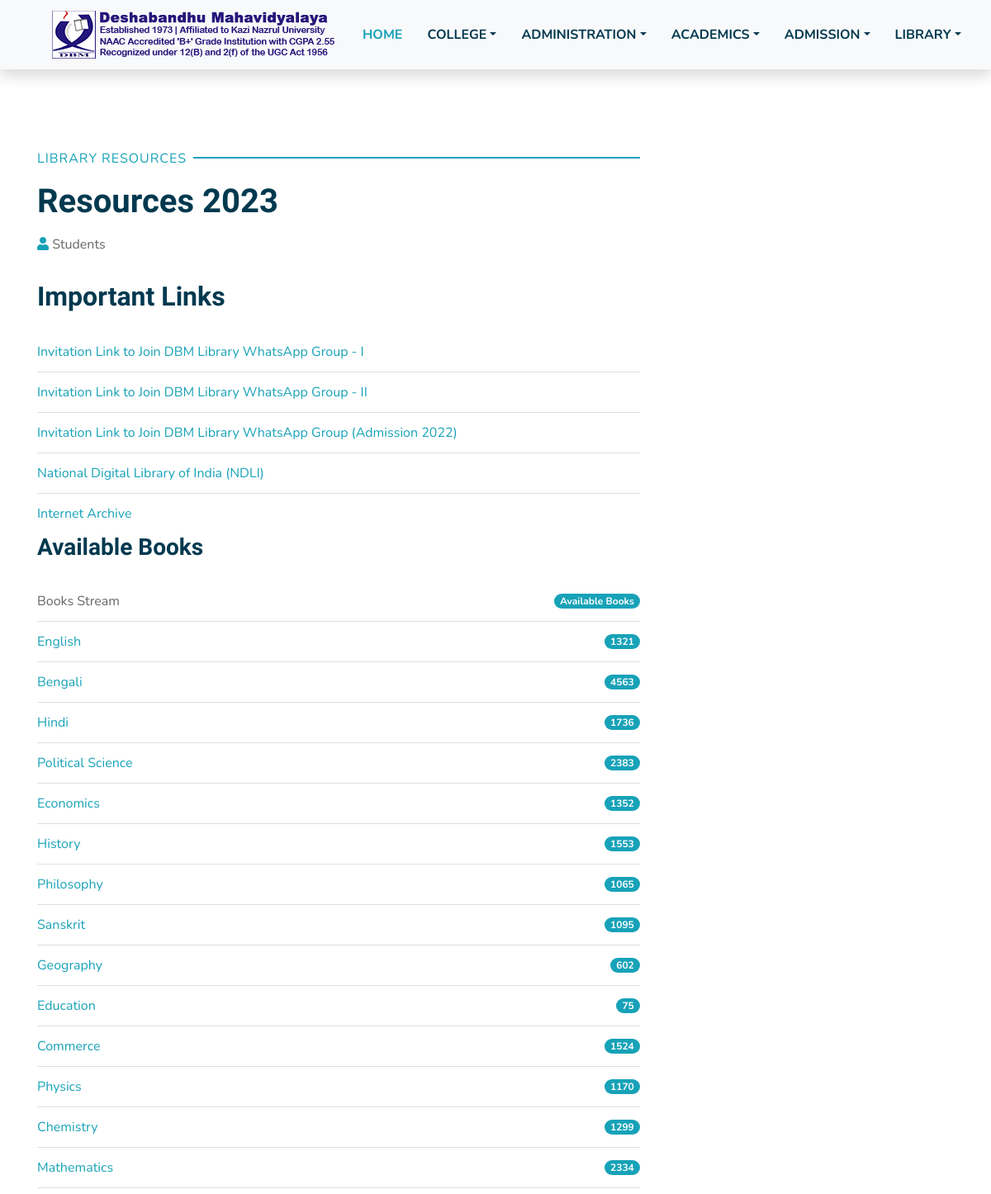
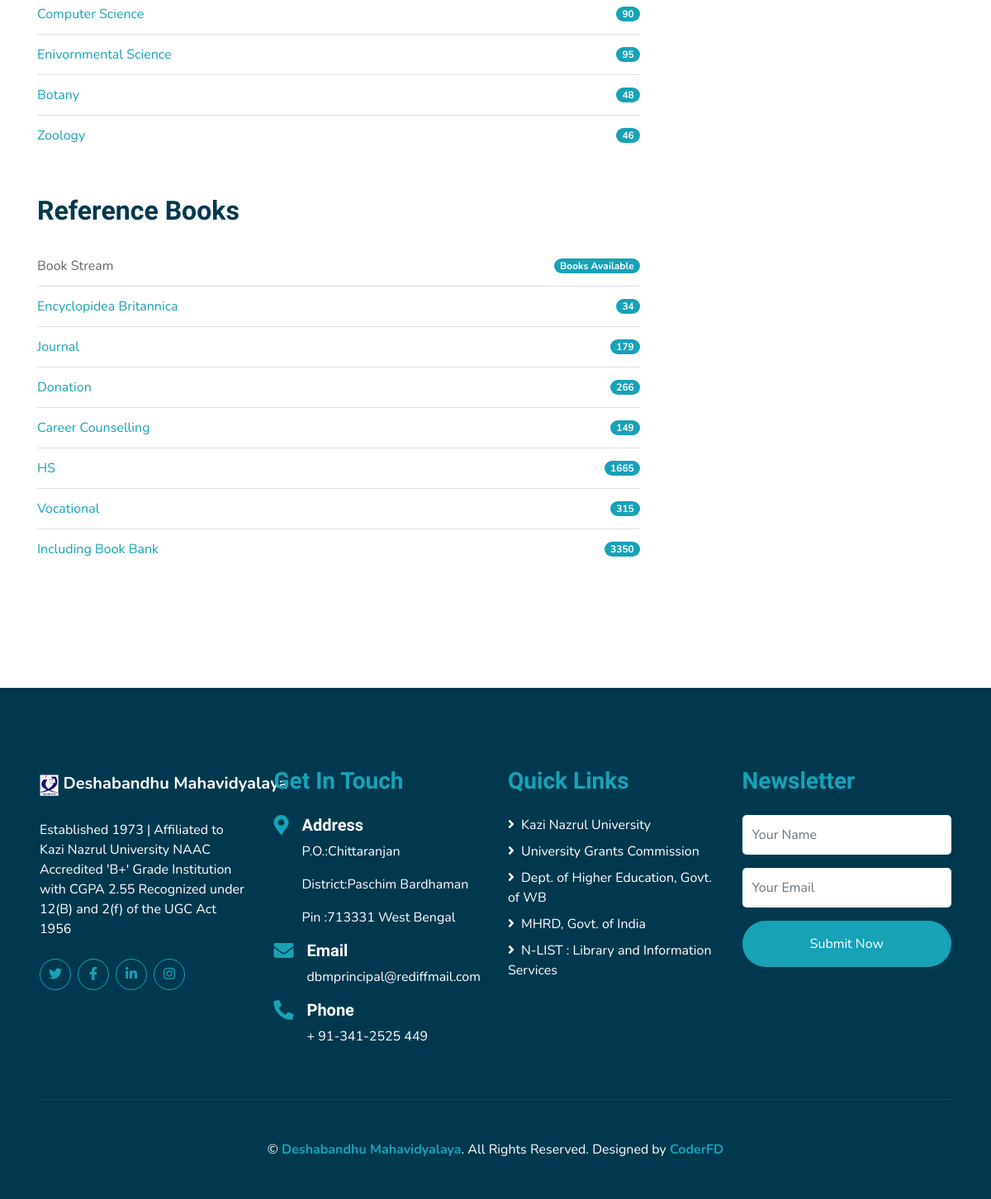
Page /Resources/ on the committed database (2 pictures, top to bottom).
### public/models.py (models this page shows, shortened)
class currentyear(models.Model):
    year     = models.CharField(max_length=1000,null=True,blank=True)

class Resource(models.Model):
    label    = models.CharField(max_length=1000,null=True,blank=True)
    link     = models.CharField(max_length=1000,null=True,blank=True)
    file     = models.FileField()
    year     = models.CharField(max_length=1000,null=True,blank=True)

class Book(models.Model):
    department_name = models.CharField(max_length=1000,null=True,blank=True)
    books_in_digit  = models.CharField(max_length=1000,null=True,blank=True)

class ReferenceBooks(models.Model):
    Reference_catagory = models.CharField(max_length=1000,null=True,blank=True)
    books_available    = models.CharField(max_length=1000,null=True,blank=True)

### public/views.py (the view)
# urls.py: path('Resources/',                     all.res, name="res"),
    def res(self,request):
        data                     = Resource.objects.all()
        books                    = Book.objects.all()
        ref_book                 = ReferenceBooks.objects.all()
        self.context['data']     = data
        self.context['ref_book'] = ref_book
        self.context['book']     = books
        self.context['year']     = currentyear.objects.first()
        return render(request,"res.html",self.context)

### templates/res.html (shortened to what this page needs)
<!DOCTYPE html>
{%load static%}
<html lang="en">
    <head>
        <link href="https://cdnjs.cloudflare.com/ajax/libs/font-awesome/5.10.0/css/all.min.css" rel="stylesheet">
        <link href="{%static 'lib/flaticon/font/flaticon.css'%}" rel="stylesheet">
        <link href="{%static 'lib/owlcarousel/assets/owl.carousel.min.css'%}" rel="stylesheet">
        <link href="{%static 'lib/lightbox/css/lightbox.min.css'%}" rel="stylesheet">
        <link href="{%static 'css/style.css'%}" rel="stylesheet">
    </head>
<body>
    <div class="container-fluid bg-light position-relative shadow">
        <nav class="navbar navbar-expand-lg bg-light navbar-light py-3 py-lg-0 px-0 px-lg-5">
            <a href="" class="navbar-brand font-weight-bold text-secondary" style="font-size:19px;">
                <img src="{%static 'img/Images/header/logo.png'%}">
            </a>
            <div class="collapse navbar-collapse justify-content-between" id="navbarCollapse">
                <div class="navbar-nav font-weight-bold mx-auto py-0">
                    <a href="index.html" class="nav-item nav-link active">HOME</a>
                    <div class="nav-item dropdown">
                        <a href="#" class="nav-link dropdown-toggle" data-toggle="dropdown">COLLEGE</a>
                    </div>
                    <div class="nav-item dropdown">
                        <a href="#" class="nav-link dropdown-toggle" data-toggle="dropdown">ADMINISTRATION</a>
                    </div>
                    <div class="nav-item dropdown">
                        <a href="#" class="nav-link dropdown-toggle" data-toggle="dropdown">ACADEMICS</a>
                    </div>
                    <div class="nav-item dropdown">
                        <a href="#" class="nav-link dropdown-toggle" data-toggle="dropdown">ADMISSION</a>
                    </div>
                    <div class="nav-item dropdown">
                        <a href="#" class="nav-link dropdown-toggle" data-toggle="dropdown">LIBRARY</a>
                    </div>
                </div>
            </div>
        </nav>
    </div>
    <div class="container py-5">
        <div class="row pt-5">
            <div class="col-lg-8">
                <div class="d-flex flex-column text-left mb-3">
                    <p class="section-title pr-5"><span class="pr-2">Library Resources</span></p>
                    <h1 class="mb-3">Resources {{year.year}}</h1>
                    <div class="d-flex">
                        <p class="mr-3"><i class="fa fa-user text-primary"></i> Students</p>
                    </div>
                </div>
                <div class="mb-5">
                    <h2 class="mb-4">Important Links</h2>
                    <ul class="list-group list-group-flush">
                        {%for i in data%}
                        <li class="list-group-item d-flex justify-content-between align-items-center px-0">
                            <a href="{{i.link}}">{{i.label}}</a>
                        </li>
                        {%endfor%}
                    </ul>
                    <h3 class="mb-4">Available Books</h3>
                    <ul class="list-group list-group-flush">
                        <li class="list-group-item d-flex justify-content-between align-items-center px-0">
                            <a>Books Stream</a>
                            <span class="badge badge-primary badge-pill">Available Books</span>
                        </li>
                        {%for i in book%}
                        <li class="list-group-item d-flex justify-content-between align-items-center px-0">
                            <a href="">{{i.department_name}}</a>
                            <span class="badge badge-primary badge-pill">{{i.books_in_digit}}</span>
                        </li>
                        {%endfor%}
                    </ul>
                    </div>
                <div class="mb-5">
                    <h2 class="mb-4">Reference Books</h2>
                    <ul class="list-group list-group-flush">
                        <li class="list-group-item d-flex justify-content-between align-items-center px-0">
                            <a>Book Stream</a>
                            <span class="badge badge-primary badge-pill">Books Available</span>
                        </li>
                        {%for i in ref_book%}
                        <li class="list-group-item d-flex justify-content-between align-items-center px-0">
                            <a href="">{{i.Reference_catagory}}</a>
                            <span class="badge badge-primary badge-pill">{{i.books_available}}</span>
                        </li>
                        {%endfor%}
                    </ul>
                </div>
            </div>
        </div>
    </div>
     <div class="container-fluid bg-secondary text-white mt-5 py-5 px-sm-3 px-md-5">
        <div class="row pt-5">
            <div class="col-lg-3 col-md-6 mb-5">
                <a href="" class="navbar-brand font-weight-bold text-primary m-0 mb-4 p-0" style="font-size: 20px; line-height: 40px;">
                    <img src="{%static 'img/Images/header/111.png'%}">
                    <span class="text-white">Deshabandhu Mahavidyalaya</span>
                </a>
                <p>Established 1973 | Affiliated to Kazi Nazrul University
                    NAAC Accredited 'B+' Grade Institution with CGPA 2.55
                    Recognized under 12(B) and 2(f) of the UGC Act 1956</p>
                <div class="d-flex justify-content-start mt-4">
                    <a class="btn btn-outline-primary rounded-circle text-center mr-2 px-0"
                        style="width: 38px; height: 38px;" href="#"><i class="fab fa-twitter"></i></a>
                    <a class="btn btn-outline-primary rounded-circle text-center mr-2 px-0"
                        style="width: 38px; height: 38px;" href="#"><i class="fab fa-facebook-f"></i></a>
                    <a class="btn btn-outline-primary rounded-circle text-center mr-2 px-0"
                        style="width: 38px; height: 38px;" href="#"><i class="fab fa-linkedin-in"></i></a>
                    <a class="btn btn-outline-primary rounded-circle text-center mr-2 px-0"
                        style="width: 38px; height: 38px;" href="#"><i class="fab fa-instagram"></i></a>
                </div>
            </div>
            <div class="col-lg-3 col-md-6 mb-5">
                <h3 class="text-primary mb-4">Get In Touch</h3>
                <div class="d-flex">
                    <h4 class="fa fa-map-marker-alt text-primary"></h4>
                    <div class="pl-3">
                        <h5 class="text-white">Address</h5>
                        <p>P.O.:Chittaranjan</p>
                       <p> District:Paschim Bardhaman</p>
                       <p>Pin :713331 West Bengal</p>
                    </div>
                </div>
                <div class="d-flex">
                    <h4 class="fa fa-envelope text-primary"></h4>
                    <div class="pl-3">
                        <h5 class="text-white">Email</h5>
                        <p>dbmprincipal@rediffmail.com</p>
                    </div>
                </div>
                <div class="d-flex">
                    <h4 class="fa fa-phone-alt text-primary"></h4>
                    <div class="pl-3">
                        <h5 class="text-white">Phone</h5>
                        <p>+ 91-341-2525 449</p>
                    </div>
                </div>
            </div>
            <div class="col-lg-3 col-md-6 mb-5">
                <h3 class="text-primary mb-4">Quick Links</h3>
                <div class="d-flex flex-column justify-content-start">
                    <a class="text-white mb-2" href="http://www.knu.ac.in/"><i class="fa fa-angle-right mr-2"></i>Kazi Nazrul University</a>
                    <a class="text-white mb-2" href="https://www.ugc.ac.in/"><i class="fa fa-angle-right mr-2"></i>University Grants Commission</a>
                    <a class="text-white mb-2" href="https://banglaruchchashiksha.wb.gov.in/"><i class="fa fa-angle-right mr-2"></i>Dept. of Higher Education, Govt. of WB</a>
                    <a class="text-white mb-2" href="https://www.education.gov.in/en"><i class="fa fa-angle-right mr-2"></i>MHRD, Govt. of India</a>
                    <a class="text-white mb-2" href="https://nlist.inflibnet.ac.in/"><i class="fa fa-angle-right mr-2"></i>N-LIST : Library and Information Services</a>
                </div>
            </div>
            <div class="col-lg-3 col-md-6 mb-5">
                <h3 class="text-primary mb-4">Newsletter</h3>
                <form action="">
                    <div class="form-group">
                        <input type="text" class="form-control border-0 py-4" placeholder="Your Name" required="required" />
                    </div>
                    <div class="form-group">
                        <input type="email" class="form-control border-0 py-4" placeholder="Your Email"
                            required="required" />
                    </div>
                    <div>
                        <button class="btn btn-primary btn-block border-0 py-3" type="submit">Submit Now</button>
                    </div>
                </form>
            </div>
        </div>
        <div class="container-fluid pt-5" style="border-top: 1px solid rgba(23, 162, 184, .2);;">
            <p class="m-0 text-center text-white">
                &copy; <a class="text-primary font-weight-bold" href="#">Deshabandhu Mahavidyalaya</a>. All Rights Reserved. Designed
                by
                <a class="text-primary font-weight-bold" href="">CoderFD</a>
            </p>
        </div>
    </div>
</body>
</html>
</html>

### rows in the picture
currentyear: year "2023"
Resource: label "Invitation Link to Join DBM Library WhatsApp Group - I"
Resource: label "Invitation Link to Join DBM Library WhatsApp Group - II"
Resource: label "Invitation Link to Join DBM Library WhatsApp Group (Admission 2022)"
Resource: label "National Digital Library of India (NDLI)"
Resource: label "Internet Archive"
Book: department_name "English", books_in_digit "1321"
Book: department_name "Bengali", books_in_digit "4563"
Book: department_name "Hindi", books_in_digit "1736"
Book: department_name "Political Science", books_in_digit "2383"
Book: department_name "Economics", books_in_digit "1352"
Book: department_name "History", books_in_digit "1553"
Book: department_name "Philosophy", books_in_digit "1065"
Book: department_name "Sanskrit", books_in_digit "1095"
Book: department_name "Geography", books_in_digit "602"
Book: department_name "Education", books_in_digit "75"
Book: department_name "Commerce", books_in_digit "1524"
Book: department_name "Physics", books_in_digit "1170"
Book: department_name "Chemistry", books_in_digit "1299"
Book: department_name "Mathematics", books_in_digit "2334"
Book: department_name "Computer Science", books_in_digit "90"
Book: department_name "Enivornmental Science", books_in_digit "95"
Book: department_name "Botany", books_in_digit "48"
Book: department_name "Zoology", books_in_digit "46"
ReferenceBooks: Reference_catagory "Encyclopidea Britannica", books_available "34"
ReferenceBooks: Reference_catagory "Journal", books_available "179"
ReferenceBooks: Reference_catagory "Donation", books_available "266"
ReferenceBooks: Reference_catagory "Career Counselling", books_available "149"
ReferenceBooks: Reference_catagory "HS", books_available "1665"
ReferenceBooks: Reference_catagory "Vocational", books_available "315"
ReferenceBooks: Reference_catagory "Including Book Bank", books_available "3350"
